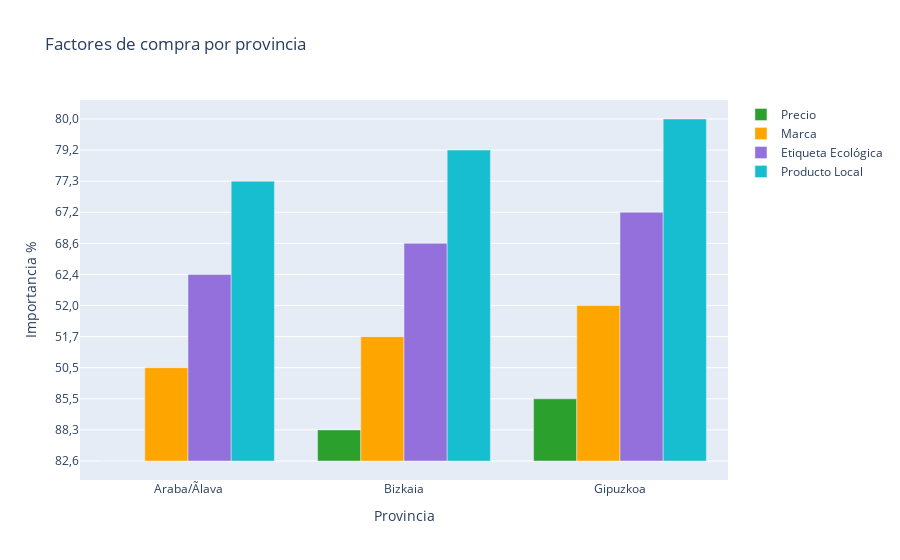

Source (notebook cell):
### Code cell
# Mi paleta de colores  
colores = ['mediumpurple', '#17becf', 'orange', '#2ca02c']

# Crea las barras para cada valor
barra_precio = go.Bar(x=provincia["Provincia"], y=provincia["Precio"], name='Precio', marker_color=colores[3])
barra_marca = go.Bar(x=provincia["Provincia"], y=provincia["Marca"], name='Marca', marker_color=colores[2])
barra_eco = go.Bar(x=provincia["Provincia"], y=provincia["Etiqueta ecológica"], name='Etiqueta Ecológica', marker_color=colores[0])
barra_local = go.Bar(x=provincia["Provincia"], y=provincia["Producto local"], name='Producto Local', marker_color=colores[1])

# diseño del gráfico
layout = go.Layout(
    title='Factores de compra por provincia',
    xaxis=dict(title='Provincia'),
    yaxis=dict(title='Importancia %'),
    barmode='group'
)
# Visualizacion 
fig = go.Figure(data=[barra_precio, barra_marca, barra_eco, barra_local], layout=layout)
fig.write_html("C:/Users/Ade/src/data/figuras/factores_prov.html")

fig.show()

### Figure 1 — Plotly figure (JSON) as saved in the notebook; plotly's stock layout.template omitted (floating-point values rounded to 4 significant figures)
{"data": [{"marker": {"color": "#2ca02c"}, "name": "Precio", "type": "bar", "x": ["Araba/Ãlava", "Bizkaia", "Gipuzkoa"], "y": ["82,6", "88,3", "85,5"]}, {"marker": {"color": "orange"}, "name": "Marca", "type": "bar", "x": ["Araba/Ãlava", "Bizkaia", "Gipuzkoa"], "y": ["50,5", "51,7", "52,0"]}, {"marker": {"color": "mediumpurple"}, "name": "Etiqueta Ecológica", "type": "bar", "x": ["Araba/Ãlava", "Bizkaia", "Gipuzkoa"], "y": ["62,4", "68,6", "67,2"]}, {"marker": {"color": "#17becf"}, "name": "Producto Local", "type": "bar", "x": ["Araba/Ãlava", "Bizkaia", "Gipuzkoa"], "y": ["77,3", "79,2", "80,0"]}], "layout": {"barmode": "group", "title": {"text": "Factores de compra por provincia"}, "xaxis": {"title": {"text": "Provincia"}}, "yaxis": {"title": {"text": "Importancia %"}}}}
